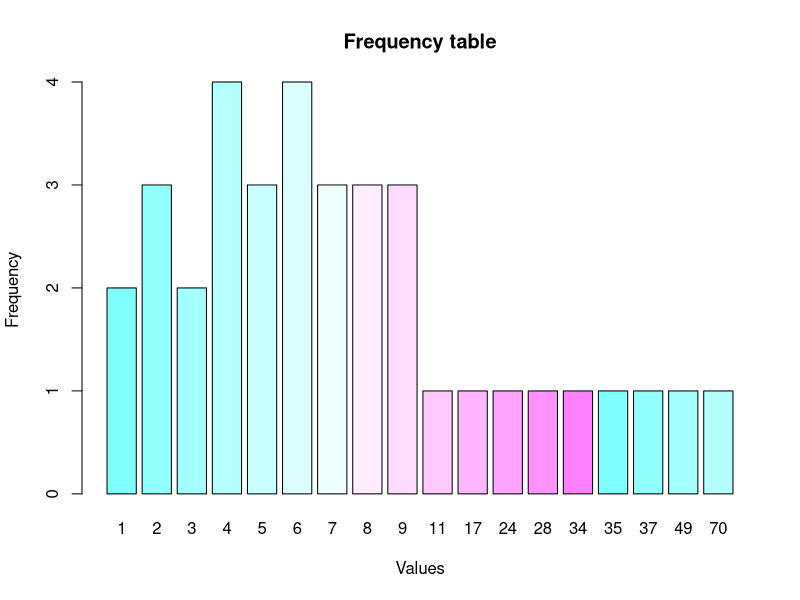

This chart was generated by the following R code:
v_data <- c(6,5,8,7,6,1,2,4,35,9,37,8,5,49,3,2,11,9,8,70,6,5,24,3,2,17,4,4,6,28,1,34,4,7,7,9)

barplot(table(v_data), main="Frequency table", xlab="Values", ylab="Frequency", col=cm.colors(14))
